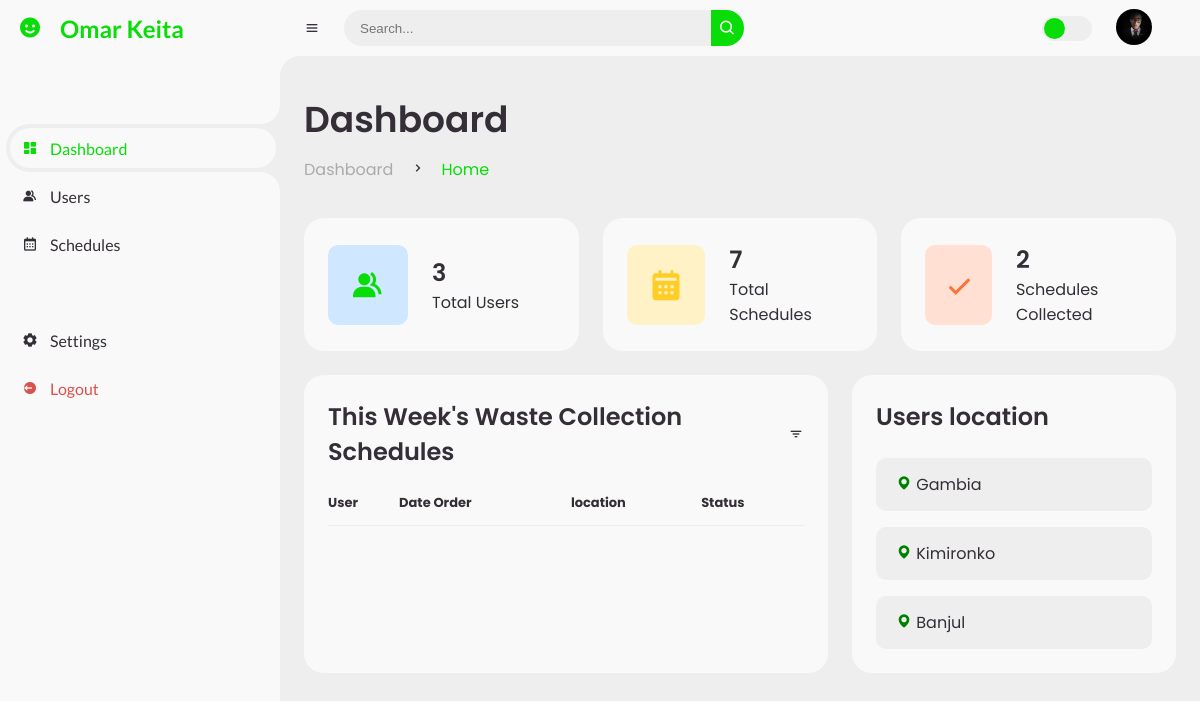
The page /admin_dashboard (signed in) on the database as committed earlier.
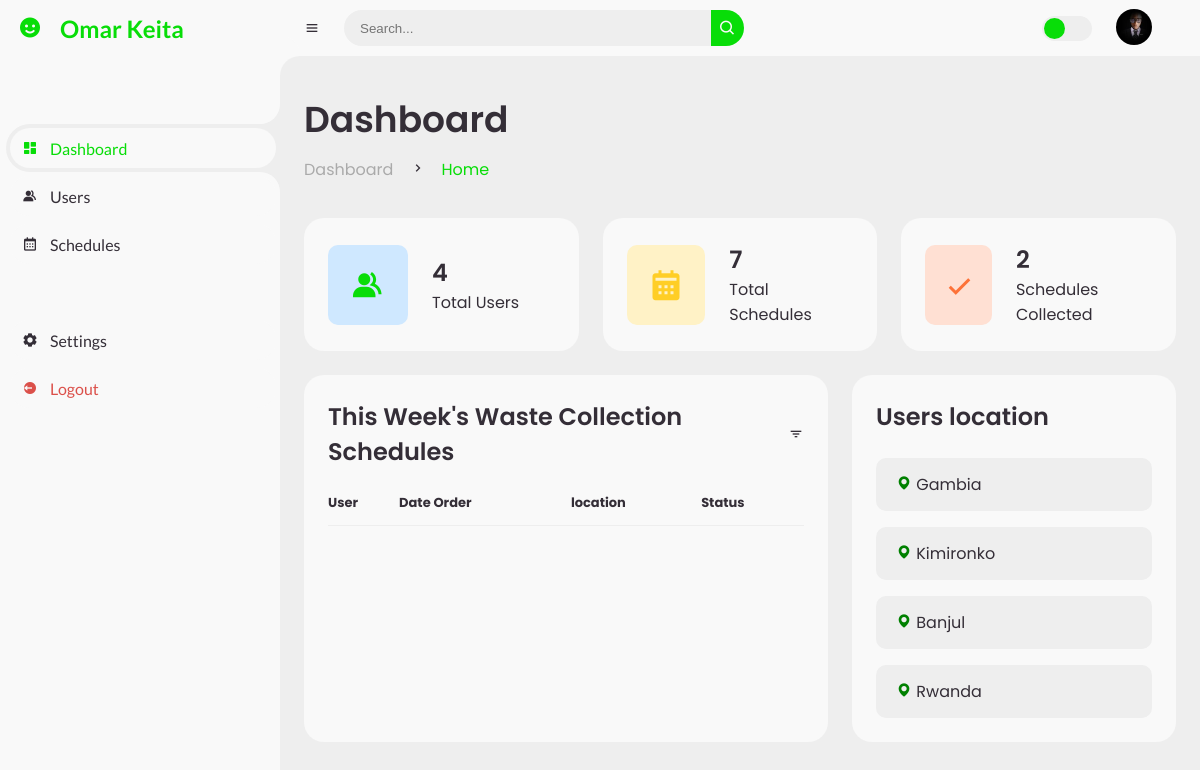
The same page on the database as committed later.
### app/models.py (models this page shows, shortened)
class User(db.Model, UserMixin):
    id = db.Column(db.Integer,  nullable= False, primary_key=True, autoincrement=True)
    first_name = db.Column(db.String(50), nullable=False)
    middle_name = db.Column(db.String(50), nullable=False, default="")
    last_name = db.Column(db.String(50), nullable=False)
    email = db.Column(db.String(50), unique=True, nullable=False,)
    sex = db.Column(db.String(50), nullable=False, default='Male')
    address = db.Column(db.String(50), nullable=False)
    house_number = db.Column(db.String(50), nullable=False)
    location = db.Column(db.String(50), nullable=False)
    image_file = db.Column(db.String(500), nullable=False, default='default.jpg')
    phone_number = db.Column(db.String(50), nullable=False)
    password = db.Column(db.String(150), nullable=False)
    schedule = db.relationship('Scheduling', backref='customer', lazy=True)
    is_admin = db.Column(db.Boolean, nullable=False, default=False)

### app/routes.py (the view)
@app.route('/admin_dashboard', methods=['GET', 'POST'])
@login_required
def admin_dashboard():
    if not current_user.is_admin:
        abort(403)
        flash('Access Denied', 'danger')
    users = User.query.all()
    user_schedule= Scheduling.query.all()
    number_of_users = User.query.count()
    unique_location = User.query.distinct(User.location).all()
    collected = Scheduling.query.filter_by(collected=True).count()
    return render_template('admin_dashboard.html', users=users, user_schedule=user_schedule, number_of_users=number_of_users, collected=collected, datetime=datetime, unique_location=unique_location)

### app/models.py (called while the page is built)
@login_manager.user_loader
def load_user(user_id):
    return User.query.get(int(user_id))

### app/templates/admin_dashboard.html (shortened to what this page needs)
<!DOCTYPE html>
<html lang="en">
  <head>
    <link
      href="https://unpkg.com/boxicons@2.0.9/css/boxicons.min.css"
      rel="stylesheet"
    />
    <link
      rel="stylesheet"
      href="{{url_for('static', filename='css/admin.css')}}"
    />
  </head>
  <body>
    <section id="sidebar">
      <a href="#" class="brand">
        <i class="bx bxs-smile"></i>
        <span class="text"
          >{{current_user.first_name}} {{current_user.last_name}}</span
        >
      </a>
      <ul class="side-menu top">
        <li class="active">
          <a href="{{url_for('admin_dashboard')}}">
            <i class="bx bxs-dashboard"></i>
            <span class="text">Dashboard</span>
          </a>
        </li>
        <li>
          <a href="#">
            <i class="bx bxs-group"></i>
            <span class="text">Users</span>
          </a>
        </li>
        <li>
          <a href="#">
            <i class="bx bx-calendar"></i>
            <span class="text">Schedules</span>
          </a>
        </li>
      </ul>
      <ul class="side-menu">
        <li>
          <a href="#">
            <i class="bx bxs-cog"></i>
            <span class="text">Settings</span>
          </a>
        </li>
        <li>
          <a href="#" class="logout">
            <i class="bx bxs-log-out-circle"></i>
            <span class="text">Logout</span>
          </a>
        </li>
      </ul>
    </section>
    <section id="content">
      <nav>
        <i class="bx bx-menu"></i>
        <form action="#">
          <div class="form-input">
            <input type="search" placeholder="Search..." />
            <button type="submit" class="search-btn">
              <i class="bx bx-search"></i>
            </button>
          </div>
        </form>
        <label for="switch-mode" class="switch-mode"></label>
        <a href="{{url_for('account')}}" class="profile">
          <img
            src="{{url_for('static', filename='profile_pics/' + current_user.image_file)}}"
            alt=""
          />
        </a>
      </nav>
      <main>
        <div class="head-title">
          <div class="left">
            <h1>Dashboard</h1>
            <ul class="breadcrumb">
              <li>
                <a href="{{url_for('admin_dashboard')}}">Dashboard</a>
              </li>
              <li><i class="bx bx-chevron-right"></i></li>
              <li>
                <a class="active" href="{{url_for('home')}}">Home</a>
              </li>
            </ul>
          </div>
        </div>
        <ul class="box-info">
          <li>
            <i class="bx bxs-group"></i>
            <span class="text">
              <h3>{{users|length}}</h3>
              <p>Total Users</p>
            </span>
          </li>
          <li>
            <i class="bx bxs-calendar"></i>
            <span class="text">
              <h3>{{user_schedule|length}}</h3>
              <p>Total Schedules</p>
            </span>
          </li>
          <li>
            <i class="bx bx-check"></i>
            <span class="text">
              <h3>{{collected}}</h3>
              <p>Schedules Collected</p>
            </span>
          </li>
        </ul>
        <div class="table-data">
          <div class="order">
            <div class="head">
              <h3>This Week's Waste Collection Schedules</h3>
              <i class="bx bx-filter"></i>
            </div>
            <table>
              <thead>
                <tr>
                  <th>User</th>
                  <th>Date Order</th>
                  <th>location</th>
                  <th>Status</th>
                </tr>
              </thead>
            </table>
          </div>
          <div class="todo">
            <div class="head">
              <h3>Users location</h3>
            </div>
            <ul class="todo-list">
              {% for location in unique_location %}
              <li>
                <span
                  ><i class="bx bxs-map" style="color: green"></i>
                  {{location.location}}</span
                >
              </li>
              {% endfor %}
            </ul>
          </div>
        </div>
      </main>
    </section>
  </body>
</html>

Rows that differ between the two databases and show on the page:
added User: location "Rwanda"
Other text that changed with them:
{{ users|length }}: "3" → "4"
